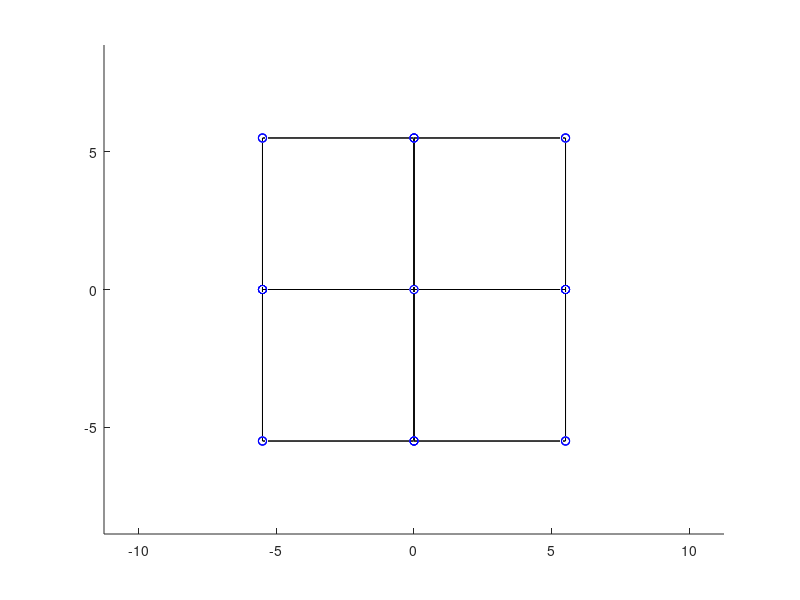

MATLAB code for this plot:
clear;

H=17.75;
L=11.0;
h=5.5;

%%
x=[-L./2 0 L./2];
y=[-L./2 0 L./2];
z=[-H./2 (-H./2+h) 0 H./2-h H./2];

%%
orderX=1+[2 2 2 1 1 1 0 0 0,...
    2 1 1 0, ...
    2 2 0 0, ...
    2 1 1 0, ...
    2 2 2 1 1 1 0 0 0 ...
    ].';

orderY=1+[0 1 2 0 1 2 0 1 2, ...
    1 0 2 1,...
    0 2 0 2,...
    1 0 2 1,...
    0 1 2 0 1 2 0 1 2].';
orderZ=1+[zeros(1,9),...
    1.*ones(1,4),...
    2.*ones(1,4),...
    3.*ones(1,4),...
    4.*ones(1,9),...
    ].';

%%

Nodes=zeros(30,3);

for n1=1:30
   Nodes(n1,1)=x(orderX(n1)); 
   Nodes(n1,2)=y(orderY(n1)); 
   Nodes(n1,3)=z(orderZ(n1)); 
end

figure(1);
clf;
hold on;
plot3(Nodes(:,1),Nodes(:,2),Nodes(:,3),'bo');
axis equal;

%%
MyCell(1).P=[1 14; 1 10; 2 10; 1 11; 4 11; 5 10; 5 11];
MyCell(2).P=[3 15; 3 10; 2 10; 3 12; 6 12; 5 10; 5 12];
MyCell(3).P=[7 16; 7 13; 8 13; 7 11; 4 11; 5 13; 5 11];
MyCell(4).P=[9 17; 9 13; 8 13; 9 12; 6 12; 5 13; 5 12];
MyCell(5).P=[22 14; 22 18; 23 18; 22 19; 25 19; 26 19; 26 21];
MyCell(6).P=[24 15; 23 18; 24 18; 24 20; 27 20; 26 18; 26 20];
MyCell(7).P=[28 16; 28 21; 29 21; 28 19; 25 19; 26 19; 26 21];
MyCell(8).P=[30 17; 30 21; 29 21; 30 20; 27 20; 26 21; 26 20];

%%
figure(1);
hold on;

lineSp='k-';
n2=1;
for n1=1:7
    XX=[Nodes(MyCell(n2).P(n1,1),1) Nodes(MyCell(n2).P(n1,2),1)];
    YY=[Nodes(MyCell(n2).P(n1,1),2) Nodes(MyCell(n2).P(n1,2),2)];
    ZZ=[Nodes(MyCell(n2).P(n1,1),3) Nodes(MyCell(n2).P(n1,2),3)];
    plot3(XX,YY,ZZ,lineSp);
end

lineSp='k-';
n2=2;
for n1=1:7
    XX=[Nodes(MyCell(n2).P(n1,1),1) Nodes(MyCell(n2).P(n1,2),1)];
    YY=[Nodes(MyCell(n2).P(n1,1),2) Nodes(MyCell(n2).P(n1,2),2)];
    ZZ=[Nodes(MyCell(n2).P(n1,1),3) Nodes(MyCell(n2).P(n1,2),3)];
    plot3(XX,YY,ZZ,lineSp);
end

lineSp='k-';
n2=3;
for n1=1:7
    XX=[Nodes(MyCell(n2).P(n1,1),1) Nodes(MyCell(n2).P(n1,2),1)];
    YY=[Nodes(MyCell(n2).P(n1,1),2) Nodes(MyCell(n2).P(n1,2),2)];
    ZZ=[Nodes(MyCell(n2).P(n1,1),3) Nodes(MyCell(n2).P(n1,2),3)];
    plot3(XX,YY,ZZ,lineSp);
end

lineSp='k-';
n2=4;
for n1=1:7
    XX=[Nodes(MyCell(n2).P(n1,1),1) Nodes(MyCell(n2).P(n1,2),1)];
    YY=[Nodes(MyCell(n2).P(n1,1),2) Nodes(MyCell(n2).P(n1,2),2)];
    ZZ=[Nodes(MyCell(n2).P(n1,1),3) Nodes(MyCell(n2).P(n1,2),3)];
    plot3(XX,YY,ZZ,lineSp);
end

lineSp='k-';
n2=5;
for n1=1:7
    XX=[Nodes(MyCell(n2).P(n1,1),1) Nodes(MyCell(n2).P(n1,2),1)];
    YY=[Nodes(MyCell(n2).P(n1,1),2) Nodes(MyCell(n2).P(n1,2),2)];
    ZZ=[Nodes(MyCell(n2).P(n1,1),3) Nodes(MyCell(n2).P(n1,2),3)];
    plot3(XX,YY,ZZ,lineSp);
end

lineSp='k-';
n2=6;
for n1=1:7
    XX=[Nodes(MyCell(n2).P(n1,1),1) Nodes(MyCell(n2).P(n1,2),1)];
    YY=[Nodes(MyCell(n2).P(n1,1),2) Nodes(MyCell(n2).P(n1,2),2)];
    ZZ=[Nodes(MyCell(n2).P(n1,1),3) Nodes(MyCell(n2).P(n1,2),3)];
    plot3(XX,YY,ZZ,lineSp);
end

lineSp='k-';
n2=7;
for n1=1:7
    XX=[Nodes(MyCell(n2).P(n1,1),1) Nodes(MyCell(n2).P(n1,2),1)];
    YY=[Nodes(MyCell(n2).P(n1,1),2) Nodes(MyCell(n2).P(n1,2),2)];
    ZZ=[Nodes(MyCell(n2).P(n1,1),3) Nodes(MyCell(n2).P(n1,2),3)];
    plot3(XX,YY,ZZ,lineSp);
end

lineSp='k-';
n2=8;
for n1=1:7
    XX=[Nodes(MyCell(n2).P(n1,1),1) Nodes(MyCell(n2).P(n1,2),1)];
    YY=[Nodes(MyCell(n2).P(n1,1),2) Nodes(MyCell(n2).P(n1,2),2)];
    ZZ=[Nodes(MyCell(n2).P(n1,1),3) Nodes(MyCell(n2).P(n1,2),3)];
    plot3(XX,YY,ZZ,lineSp);
end